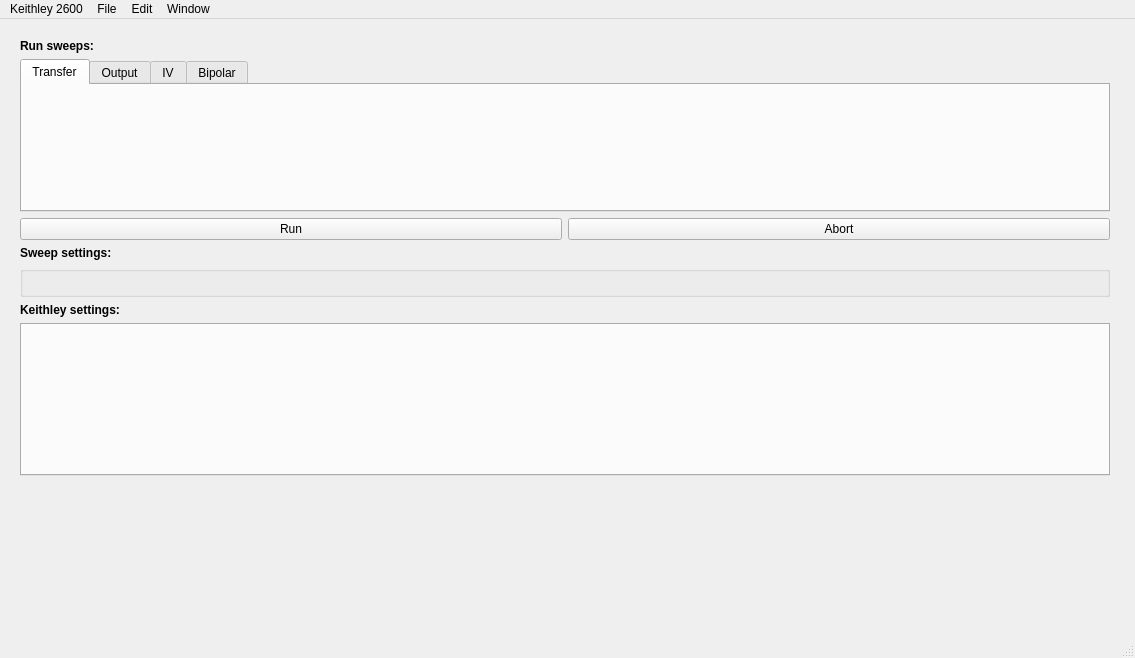
<?xml version="1.0" encoding="UTF-8"?>
<ui version="4.0">
 <class>MainWindow</class>
 <widget class="QMainWindow" name="MainWindow">
  <property name="geometry">
   <rect>
    <x>0</x>
    <y>0</y>
    <width>1135</width>
    <height>658</height>
   </rect>
  </property>
  <property name="windowTitle">
   <string>Keithley 2600</string>
  </property>
  <widget class="QWidget" name="centralwidget">
   <layout class="QHBoxLayout" name="horizontalLayout" stretch="1,0,2">
    <property name="leftMargin">
     <number>20</number>
    </property>
    <property name="topMargin">
     <number>20</number>
    </property>
    <property name="rightMargin">
     <number>20</number>
    </property>
    <property name="bottomMargin">
     <number>7</number>
    </property>
    <item>
     <layout class="QGridLayout" name="gridLayout">
      <item row="0" column="0" colspan="2">
       <widget class="QLabel" name="label_1">
        <property name="font">
         <font>
          <weight>75</weight>
          <bold>true</bold>
         </font>
        </property>
        <property name="text">
         <string>Run sweeps:</string>
        </property>
       </widget>
      </item>
      <item row="1" column="0" colspan="2">
       <widget class="QTabWidget" name="tabWidgetSweeps">
        <property name="currentIndex">
         <number>0</number>
        </property>
        <widget class="QWidget" name="tab1">
         <attribute name="title">
          <string>Transfer</string>
         </attribute>
         <layout class="QVBoxLayout" name="_2">
          <property name="topMargin">
           <number>0</number>
          </property>
          <property name="bottomMargin">
           <number>0</number>
          </property>
         </layout>
        </widget>
        <widget class="QWidget" name="tab2">
         <attribute name="title">
          <string>Output</string>
         </attribute>
         <layout class="QGridLayout" name="_3">
          <property name="topMargin">
           <number>0</number>
          </property>
          <property name="bottomMargin">
           <number>0</number>
          </property>
         </layout>
        </widget>
        <widget class="QWidget" name="tab3">
         <attribute name="title">
          <string>IV</string>
         </attribute>
         <layout class="QGridLayout" name="gridLayout_7">
          <property name="topMargin">
           <number>0</number>
          </property>
          <property name="bottomMargin">
           <number>0</number>
          </property>
         </layout>
        </widget>
        <widget class="QWidget" name="tab4">
         <attribute name="title">
          <string>Bipolar</string>
         </attribute>
         <layout class="QGridLayout" name="_4">
          <property name="topMargin">
           <number>0</number>
          </property>
          <property name="bottomMargin">
           <number>0</number>
          </property>
         </layout>
        </widget>
       </widget>
      </item>
      <item row="3" column="0" colspan="2">
       <widget class="QLabel" name="label_2">
        <property name="font">
         <font>
          <weight>75</weight>
          <bold>true</bold>
         </font>
        </property>
        <property name="text">
         <string>Sweep settings:</string>
        </property>
       </widget>
      </item>
      <item row="2" column="0">
       <widget class="QPushButton" name="pushButtonRun">
        <property name="text">
         <string>Run</string>
        </property>
       </widget>
      </item>
      <item row="5" column="0" colspan="2">
       <widget class="QLabel" name="label_3">
        <property name="font">
         <font>
          <weight>75</weight>
          <bold>true</bold>
         </font>
        </property>
        <property name="text">
         <string>Keithley settings:</string>
        </property>
       </widget>
      </item>
      <item row="7" column="0" colspan="2">
       <spacer name="verticalSpacer_4">
        <property name="orientation">
         <enum>Qt::Vertical</enum>
        </property>
        <property name="sizeType">
         <enum>QSizePolicy::MinimumExpanding</enum>
        </property>
        <property name="sizeHint" stdset="0">
         <size>
          <width>0</width>
          <height>20</height>
         </size>
        </property>
       </spacer>
      </item>
      <item row="6" column="0" colspan="2">
       <widget class="QTabWidget" name="tabWidgetSettings">
        <property name="enabled">
         <bool>true</bool>
        </property>
       </widget>
      </item>
      <item row="4" column="0" colspan="2">
       <widget class="QGroupBox" name="groupBoxSweepSettings">
        <property name="title">
         <string/>
        </property>
        <layout class="QGridLayout" name="gridLayout_6">
         <property name="topMargin">
          <number>0</number>
         </property>
         <property name="bottomMargin">
          <number>0</number>
         </property>
        </layout>
       </widget>
      </item>
      <item row="2" column="1">
       <widget class="QPushButton" name="pushButtonAbort">
        <property name="text">
         <string>Abort</string>
        </property>
       </widget>
      </item>
     </layout>
    </item>
    <item>
     <spacer name="horizontalSpacer_3">
      <property name="orientation">
       <enum>Qt::Horizontal</enum>
      </property>
      <property name="sizeType">
       <enum>QSizePolicy::Fixed</enum>
      </property>
      <property name="sizeHint" stdset="0">
       <size>
        <width>5</width>
        <height>20</height>
       </size>
      </property>
     </spacer>
    </item>
    <item>
     <layout class="QGridLayout" name="gridLayout2"/>
    </item>
   </layout>
  </widget>
  <widget class="QStatusBar" name="statusBar">
   <property name="styleSheet">
    <string notr="true">QStatusBar{background:transparent};
QStatusBar::item {border: 0px solid black };</string>
   </property>
  </widget>
  <widget class="QMenuBar" name="menubar">
   <property name="geometry">
    <rect>
     <x>0</x>
     <y>0</y>
     <width>1135</width>
     <height>22</height>
    </rect>
   </property>
   <widget class="QMenu" name="menu_Keithley_2600">
    <property name="title">
     <string>Keithley 2600</string>
    </property>
    <addaction name="actionSettings"/>
    <addaction name="separator"/>
    <addaction name="actionConnect"/>
    <addaction name="actionDisconnect"/>
    <addaction name="separator"/>
    <addaction name="actionLoadDefaults"/>
    <addaction name="actionSaveDefaults"/>
    <addaction name="separator"/>
    <addaction name="action_Exit"/>
   </widget>
   <widget class="QMenu" name="menu_File">
    <property name="title">
     <string>File</string>
    </property>
    <addaction name="actionSaveSweepData"/>
    <addaction name="actionLoad_data_from_file"/>
    <addaction name="separator"/>
   </widget>
   <widget class="QMenu" name="menuEdit">
    <property name="title">
     <string>Edit</string>
    </property>
   </widget>
   <widget class="QMenu" name="menuWindow">
    <property name="title">
     <string>Window</string>
    </property>
    <addaction name="actionMinimize"/>
    <addaction name="actionZoom"/>
   </widget>
   <addaction name="menu_Keithley_2600"/>
   <addaction name="menu_File"/>
   <addaction name="menuEdit"/>
   <addaction name="menuWindow"/>
  </widget>
  <action name="actionSettings">
   <property name="text">
    <string>Connection Settings...</string>
   </property>
   <property name="menuRole">
    <enum>QAction::NoRole</enum>
   </property>
  </action>
  <action name="actionConnect">
   <property name="text">
    <string>Connect</string>
   </property>
   <property name="menuRole">
    <enum>QAction::NoRole</enum>
   </property>
  </action>
  <action name="actionDisconnect">
   <property name="text">
    <string>Disconnect</string>
   </property>
   <property name="menuRole">
    <enum>QAction::NoRole</enum>
   </property>
  </action>
  <action name="actionExit">
   <property name="text">
    <string> Exit</string>
   </property>
  </action>
  <action name="actionSaveSweepData">
   <property name="text">
    <string>&amp;Save Sweep Data...</string>
   </property>
  </action>
  <action name="action_Exit">
   <property name="text">
    <string>&amp;Quit Keithley 2600</string>
   </property>
   <property name="menuRole">
    <enum>QAction::NoRole</enum>
   </property>
  </action>
  <action name="actionTb1">
   <property name="text">
    <string>tb1</string>
   </property>
  </action>
  <action name="actionLoad_data_from_file">
   <property name="text">
    <string>&amp;Load Sweep Data...</string>
   </property>
  </action>
  <action name="actionLoadDefaults">
   <property name="text">
    <string>Revert to Default Settings</string>
   </property>
   <property name="menuRole">
    <enum>QAction::NoRole</enum>
   </property>
  </action>
  <action name="actionSaveDefaults">
   <property name="text">
    <string>Save Settings as Default</string>
   </property>
   <property name="menuRole">
    <enum>QAction::NoRole</enum>
   </property>
  </action>
  <action name="actionMinimize">
   <property name="text">
    <string>Minimize</string>
   </property>
   <property name="shortcut">
    <string>Ctrl+M</string>
   </property>
  </action>
  <action name="actionZoom">
   <property name="text">
    <string>Zoom</string>
   </property>
   <property name="shortcut">
    <string>Meta+Ctrl+Z</string>
   </property>
  </action>
 </widget>
 <tabstops>
  <tabstop>tabWidgetSweeps</tabstop>
  <tabstop>tabWidgetSettings</tabstop>
 </tabstops>
 <resources/>
 <connections>
  <connection>
   <sender>actionMinimize</sender>
   <signal>triggered()</signal>
   <receiver>MainWindow</receiver>
   <slot>showMinimized()</slot>
   <hints>
    <hint type="sourcelabel">
     <x>-1</x>
     <y>-1</y>
    </hint>
    <hint type="destinationlabel">
     <x>567</x>
     <y>328</y>
    </hint>
   </hints>
  </connection>
  <connection>
   <sender>actionZoom</sender>
   <signal>triggered()</signal>
   <receiver>MainWindow</receiver>
   <slot>showMaximized()</slot>
   <hints>
    <hint type="sourcelabel">
     <x>-1</x>
     <y>-1</y>
    </hint>
    <hint type="destinationlabel">
     <x>567</x>
     <y>328</y>
    </hint>
   </hints>
  </connection>
 </connections>
</ui>
